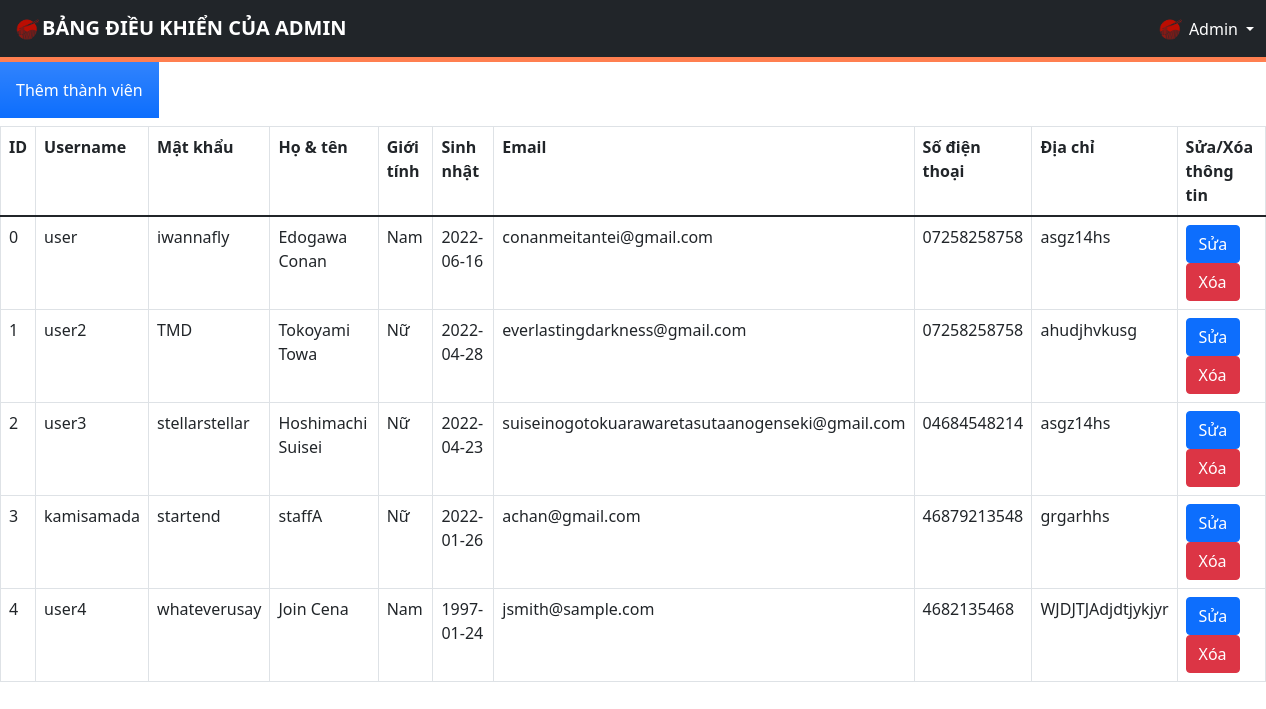
The page /admin/memberManagement.php on the database its author committed.
### tables this page shows
CREATE TABLE `user` (
  `id` int(10) UNSIGNED NOT NULL,
  `username` varchar(100) NOT NULL,
  `password` varchar(255) NOT NULL,
  `full_name` varchar(100) NOT NULL,
  `sex` varchar(6) NOT NULL COMMENT 'Nam, Nữ, Khác',
  `birthday` date NOT NULL,
  `email` varchar(50) NOT NULL,
  `phone` varchar(15) NOT NULL,
  `address` varchar(255) NOT NULL,
  `admin` tinyint(1) NOT NULL DEFAULT 0 COMMENT '0: user, 1: admin'
);

### admin/memberManagement.php (the view, shortened to what this page needs)
<!DOCTYPE html>
<html lang="en">
<head>
  <link href="https://cdnjs.cloudflare.com/ajax/libs/font-awesome/5.9.0/css/all.min.css" rel="stylesheet">
  <link href="https://cdn.jsdelivr.net/npm/bootstrap@5.1.3/dist/css/bootstrap.min.css" rel="stylesheet">
  <link rel="stylesheet" href="admin-styles/styles.css">
</head>
<body>
  <div>
    <?php $IPATH = $_SERVER["DOCUMENT_ROOT"]."/btl-web/admin/";
    include($IPATH."navbar.php");?>
  </div>
  <form method="post" action="memberManagement.php">
    <a href="newMember.php"><input type="button" class="p-3 mb-2 bg-primary bg-gradient text-white" value="Thêm thành viên"></a>
  </form>
  <?php
    include('../config/config.php');
    echo "<table class='table table-bordered'>
            <tr>
                <th>ID</th>
                <th>Username</th>
                <th>Mật khẩu</th>
                <th>Họ & tên</th>
                <th>Giới tính</th>
                <th>Sinh nhật</th>
                <th>Email</th>
                <th>Số điện thoại</th>
                <th>Địa chỉ</th>
                <th>Sửa/Xóa thông tin</th>
            </tr>
            <tbody>";
    $sql = "SELECT * from user";
    $result = $conn->query($sql);
    if ($result->num_rows > 0) {
      while ($row = $result->fetch_assoc()) {
        $id = $row['id'];
        $username = $row['username'];
        $password = $row['password'];
        $full_name = $row['full_name'];
        $seggs = $row['sex'];
        $birthday = $row['birthday'];
        $email = $row['email'];
        $phone = $row['phone'];
        $address = $row['address'];
        echo "<tr>
                <td>" . $id . "</td>
                <td>" . $username . "</td>
                <td>" . $password . "</td>
                <td>" . $full_name . "</td>
                <td>" . $seggs . "</td>
                <td>" . $birthday . "</td>
                <td>" . $email . "</td>
                <td>" . $phone . "</td>
                <td>" . $address . "</td>
                <td>
                  <a href='editMember.php?id=$id&username=$username&password=$password&full_name=$full_name&sex=$seggs&birthday=$birthday&email=$email&phone=$phone&address=$address' class='btn btn-primary m-r-1em' name='edit'>Sửa</a>
                  <a href='deleteMember.php?id=$id' class='btn btn-danger'>Xóa</a>
                </td>
              </tr>";
      }
      echo "</tbody></table>";
    }
  ?>
</body>
</html>

### admin/admin-styles/styles.css (style rules this page uses)
:root { --color: #e74c3c; --border: 5px solid #e74c3c; --gray: #57606f; --bg: rgba(255, 255, 255, 0.3); }

### admin/admin-styles/adminButton.css (style rules this page uses)
* { margin: 0; padding: 0; box-sizing: border-box; outline: none; border: none; text-decoration: none; transition: 0.2s linear; }
:root { --color: #ff7f50; --border: 5px solid #ff7f50; --gray: #57606f; --bg: rgba(255, 255, 255, 0.3); }

### rows shown on the page
user: id "0", username "user", password "iwannafly", full_name "Edogawa Conan", sex "Nam", birthday "2022-06-16", email "conanmeitantei@gmail.com", phone "07258258758", address "asgz14hs"
user: id "1", username "user2", password "TMD", full_name "Tokoyami Towa", sex "Nữ", birthday "2022-04-28", email "everlastingdarkness@gmail.com", phone "07258258758", address "ahudjhvkusg"
user: id "2", username "user3", password "stellarstellar", full_name "Hoshimachi Suisei", sex "Nữ", birthday "2022-04-23", email "suiseinogotokuarawaretasutaanogenseki@gmail.com", phone "04684548214", address "asgz14hs"
user: id "3", username "kamisamada", password "startend", full_name "staffA", sex "Nữ", birthday "2022-01-26", email "achan@gmail.com", phone "46879213548", address "grgarhhs"
user: id "4", username "user4", password "whateverusay", full_name "Join Cena", sex "Nam", birthday "1997-01-24", email "jsmith@sample.com", phone "4682135468", address "WJDJTJAdjdtjykjyr"
